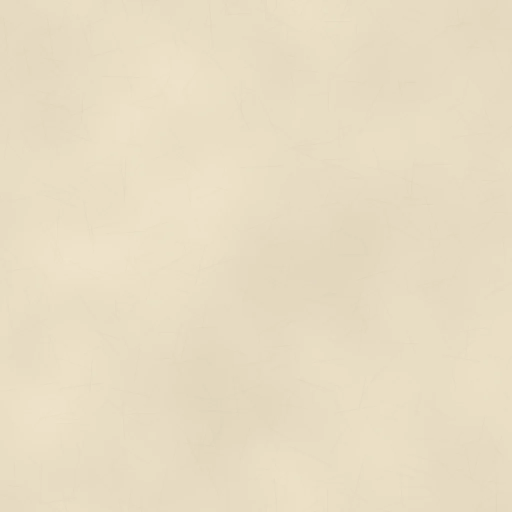
#> input picture client/src/games/onitama/assets/parchment.webp, 1024 x 1024 px (shown at 1/2 size)
$ python make_board.py '->' writes assets/board-top.webp
#> lines starting #> are read from the running program, lines starting #| are printed output that depends on the picture
"""Build the Onitama board-top texture (iteration 2): a calm washi surface with a faint sumi-e band.

The original repo mural stretched to a square and read as busy (Joe, 2026-10-28). This replaces
it with:
- warm washi paper (assets/parchment.webp, a seamless 1024 tile) tiled 2x2 at its true aspect
- a faint ink-wash landscape (assets/mat.webp, centre-square crop so it is never stretched) that
  shows around the margins and fades out under the play area, so the grid reads cleanly
- a soft paper vignette

Borders, card-slot frames, the grid and the yin-yangs are drawn in code on top
(client/src/games/onitama/three/scene.ts), so they always match the geometry.

The play-area mask uses the repo board layout (1600 px board; grid at 580,330, 940 px square),
mapped to the 2048 px texture (K = 2048/1600). Keep it in sync with three/geometry.ts.

Usage: python3 make_board.py            -> writes assets/board-top.webp
       python3 make_board.py --mock out.png  -> also writes a top-down layout mock for eye checks
"""
import os
import sys

from PIL import Image, ImageChops, ImageDraw, ImageFilter, ImageOps

HERE = os.path.dirname(os.path.abspath(__file__))
ASSETS = os.path.join(HERE, '..', '..', 'client', 'src', 'games', 'onitama', 'assets')
TEX = 2048
K = TEX / 1600

GRID = (580, 330, 940)  # x, y, size in board px
CARD_SLOTS = [(600, 1300), (1100, 1300), (140, 670), (600, 40), (1100, 40)]  # 400x260 each


def k(v):
    return int(round(v * K))


def washi():
    tile = Image.open(os.path.join(ASSETS, 'parchment.webp')).convert('RGB')
    tile = tile.resize((TEX // 2, TEX // 2), Image.LANCZOS)
    base = Image.new('RGB', (TEX, TEX))
    for x in (0, TEX // 2):
        for y in (0, TEX // 2):
            base.paste(tile, (x, y))
    # Lift it slightly toward a warm off-white so the slab reads light and calm.
    return Image.blend(base, Image.new('RGB', (TEX, TEX), (241, 233, 215)), 0.25)


def landscape():
    mat = Image.open(os.path.join(ASSETS, 'mat.webp')).convert('RGB')
    s = min(mat.size)
    left = (mat.width - s) // 2
    sq = mat.crop((left, 0, left + s, s)).resize((TEX, TEX), Image.LANCZOS)
    sq = sq.filter(ImageFilter.GaussianBlur(1.2))
    # Soften toward ink wash: mostly desaturated, keeping a hint of the maple red.
    grey = ImageOps.grayscale(sq).convert('RGB')
    return Image.blend(sq, grey, 0.55)


def margin_mask():
    """Alpha for the landscape: present around the margins, nearly gone under the play area."""
    m = Image.new('L', (TEX, TEX), 112)  # ~44% in the margins
    d = ImageDraw.Draw(m)
    gx, gy, gs = GRID
    pad = 70
    d.rounded_rectangle((k(gx - pad), k(gy - pad), k(gx + gs + pad), k(gy + gs + pad)), radius=k(60), fill=12)
    # Calm the strips under the card rows too (cards cover them, but their edges show).
    for (x, y) in CARD_SLOTS:
        d.rounded_rectangle((k(x - 30), k(y - 30), k(x + 430), k(y + 290)), radius=k(30), fill=40)
    return m.filter(ImageFilter.GaussianBlur(k(70)))


def vignette():
    v = Image.new('L', (TEX, TEX), 0)
    d = ImageDraw.Draw(v)
    d.rectangle((0, 0, TEX, TEX), fill=70)
    d.rounded_rectangle((k(60), k(60), TEX - k(60), TEX - k(60)), radius=k(120), fill=0)
    return v.filter(ImageFilter.GaussianBlur(k(90)))


def build():
    base = washi()
#> in washi, tile is the input picture: PIL image 1024x1024 RGB; mean R, G, B 231.8, 220.1, 194.5
#> in washi, `base = Image.new('RGB', (TEX, TEX))`: base: PIL image 2048x2048 RGB; every value is 0
    land = landscape()
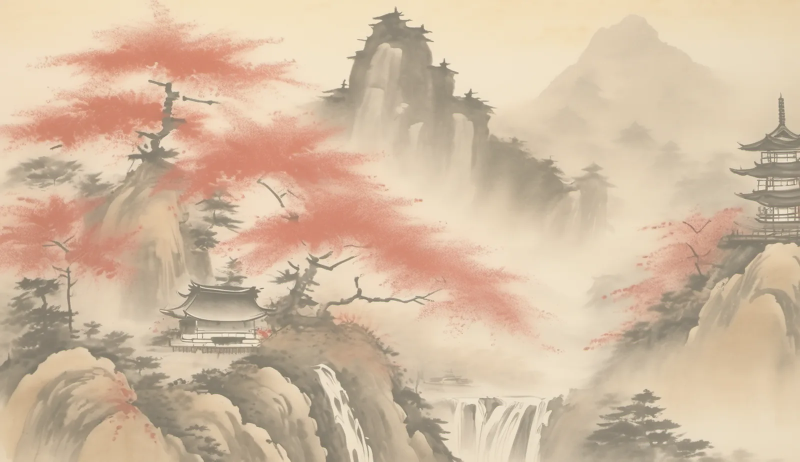
#> input picture client/src/games/onitama/assets/mat.webp, 1600 x 923 px (shown at 1/2 size)
#> in landscape, mat is the input picture: PIL image 1600x923 RGB; mean R, G, B 210.3, 186.8, 161.3
#> in landscape, `sq = mat.crop((left, 0, left + s, s)).resize((TEX, TEX), Image.LANCZOS)`:
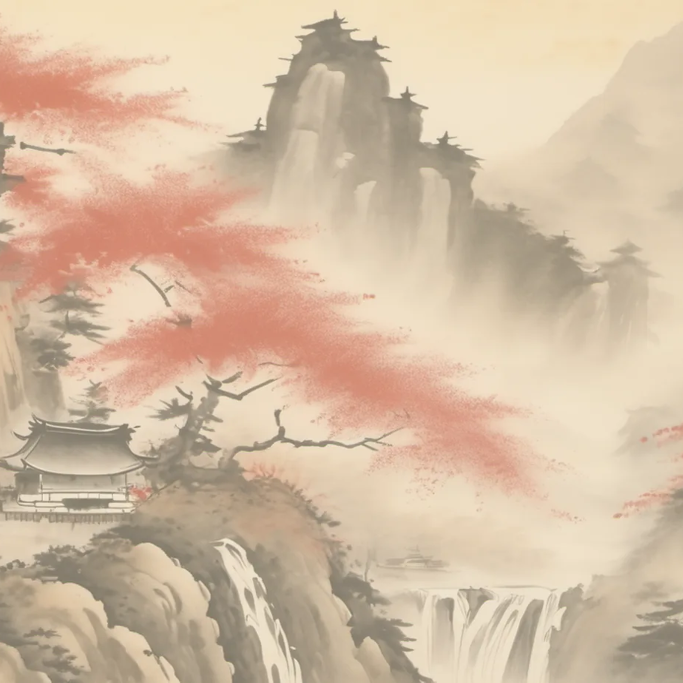
#> sq: PIL image 2048x2048 RGB (shown at 1/3 size); mean R, G, B 212.2, 188.8, 163.8
#> in landscape, `grey = ImageOps.grayscale(sq).convert('RGB')`:
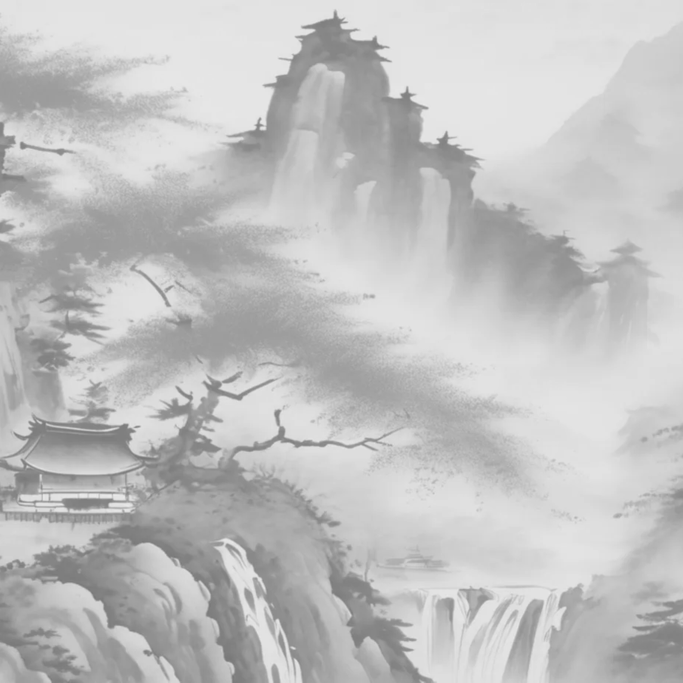
#> grey: PIL image 2048x2048 RGB (shown at 1/3 size); min 117, max 237, mean 192.9
    # Multiply the landscape onto the paper (ink soaks into washi), weighted by the margin mask.
    soaked = ImageChops.multiply(base, land)
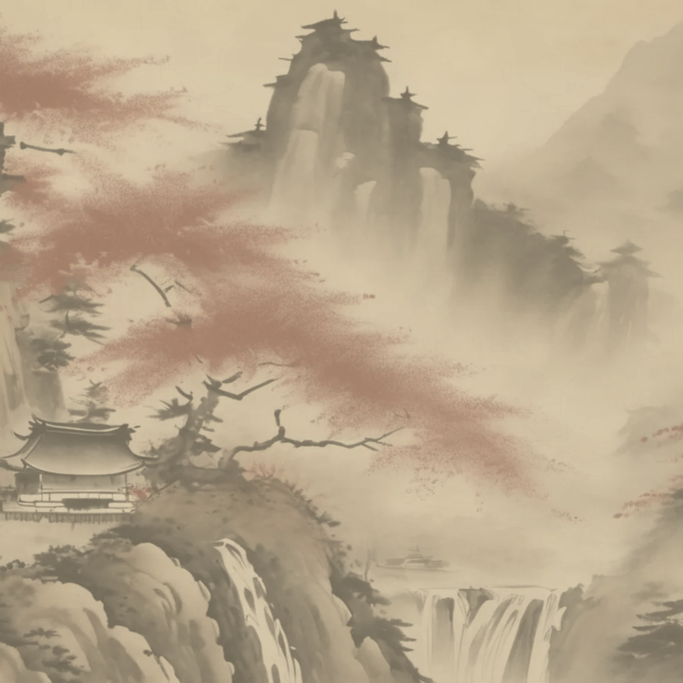
#> soaked: PIL image 2048x2048 RGB (shown at 1/3 size); mean R, G, B 183.8, 166.2, 139.6
    out = Image.composite(soaked, base, margin_mask())
#> in margin_mask, `m = Image.new('L', (TEX, TEX), 112)`: m: PIL image 2048x2048 L; every value is 112
    # Paper vignette: a touch darker and warmer at the very edge.
    edge = Image.new('RGB', (TEX, TEX), (150, 128, 96))
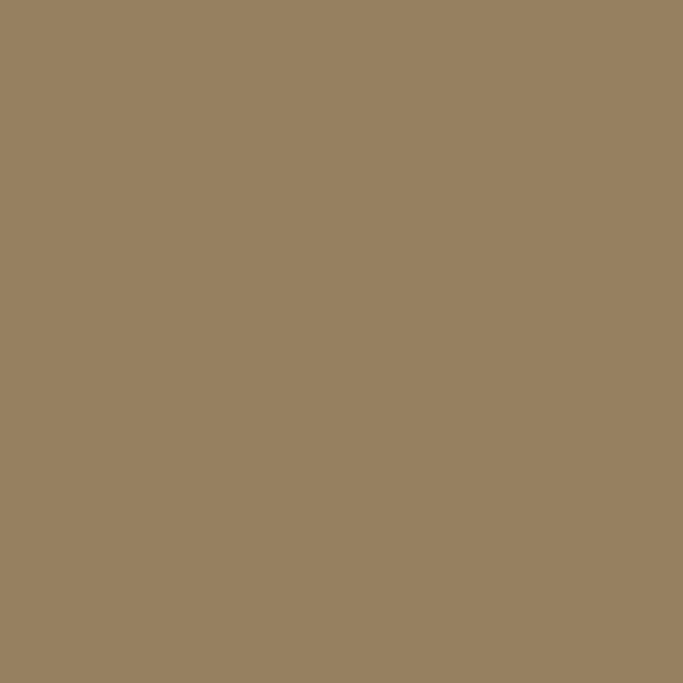
#> edge: PIL image 2048x2048 RGB (shown at 1/3 size); mean R, G, B 150, 128, 96
    out = Image.composite(ImageChops.multiply(out, edge), out, vignette())
#> in vignette, `v = Image.new('L', (TEX, TEX), 0)`: v: PIL image 2048x2048 L; every value is 0
#> in vignette, `return v.filter(ImageFilter.GaussianBlur(k(90)))`:
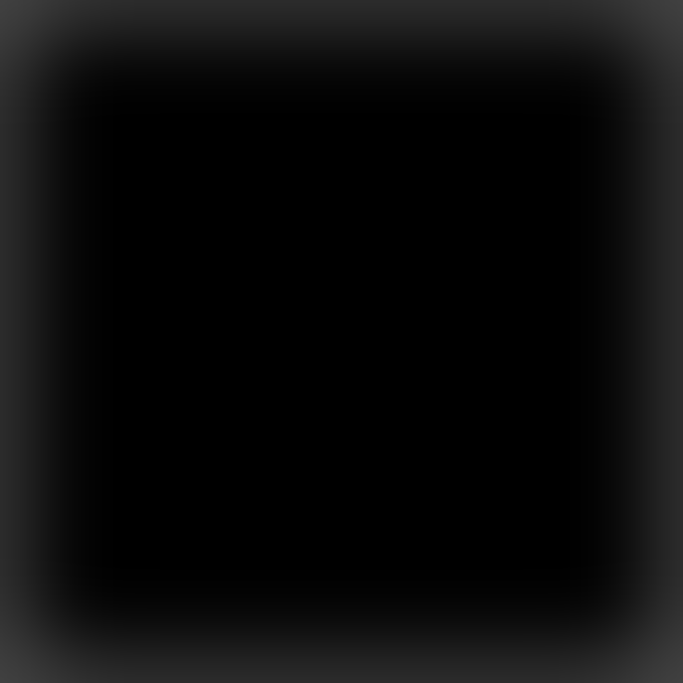
#> returned value: PIL image 2048x2048 L (shown at 1/3 size); min 0, max 64, mean 11.7
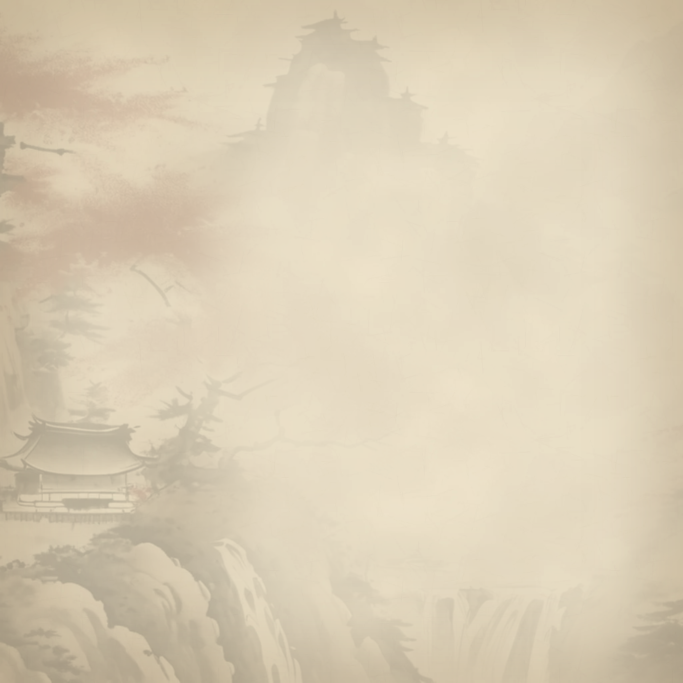
#> out: PIL image 2048x2048 RGB (shown at 1/3 size); mean R, G, B 218.4, 205.6, 180.9
    return out


def mock(top):
    """Top-down layout preview: grid, card slots, yin-yangs and borders as the scene draws them."""
    img = top.copy()
    d = ImageDraw.Draw(img, 'RGBA')
    red = (119, 0, 0, 255)
    for m in (10, 20):
        d.rectangle((k(m), k(m), TEX - k(m), TEX - k(m)), outline=red, width=max(2, k(3)))
    for (x, y) in CARD_SLOTS:
        d.rectangle((k(x + 4), k(y + 4), k(x + 396), k(y + 256)), outline=red, width=k(6))
        d.rectangle((k(x + 10), k(y + 10), k(x + 390), k(y + 250)), fill=(232, 222, 196, 255))
    gx, gy, _ = GRID
    for r in range(5):
        for c in range(5):
            x, y = gx + c * 188 + 2, gy + r * 188 + 2
            d.rectangle((k(x), k(y), k(x + 184), k(y + 184)), fill=(255, 252, 244, 70), outline=(40, 30, 20, 150), width=k(2))
    yy = Image.open(os.path.join(ASSETS, 'repo', 'ying-yang.webp')).convert('RGBA')
    for (cx, cy, s) in ((1050, 800, 300), (1050, 420, 100), (1050, 1175, 100)):
        y2 = yy.resize((k(s), k(s)))
        img.paste(y2, (k(cx - s / 2), k(cy - s / 2)), y2)
    return img


if __name__ == '__main__':
    top = build()
    out = os.path.join(ASSETS, 'board-top.webp')
    top.save(out, 'WEBP', quality=90, method=6)
    print('wrote', out, os.path.getsize(out) // 1024, 'KB')
    if '--mock' in sys.argv:
        p = sys.argv[sys.argv.index('--mock') + 1]
        mock(top).resize((1024, 1024), Image.LANCZOS).save(p)
        print('mock', p)
